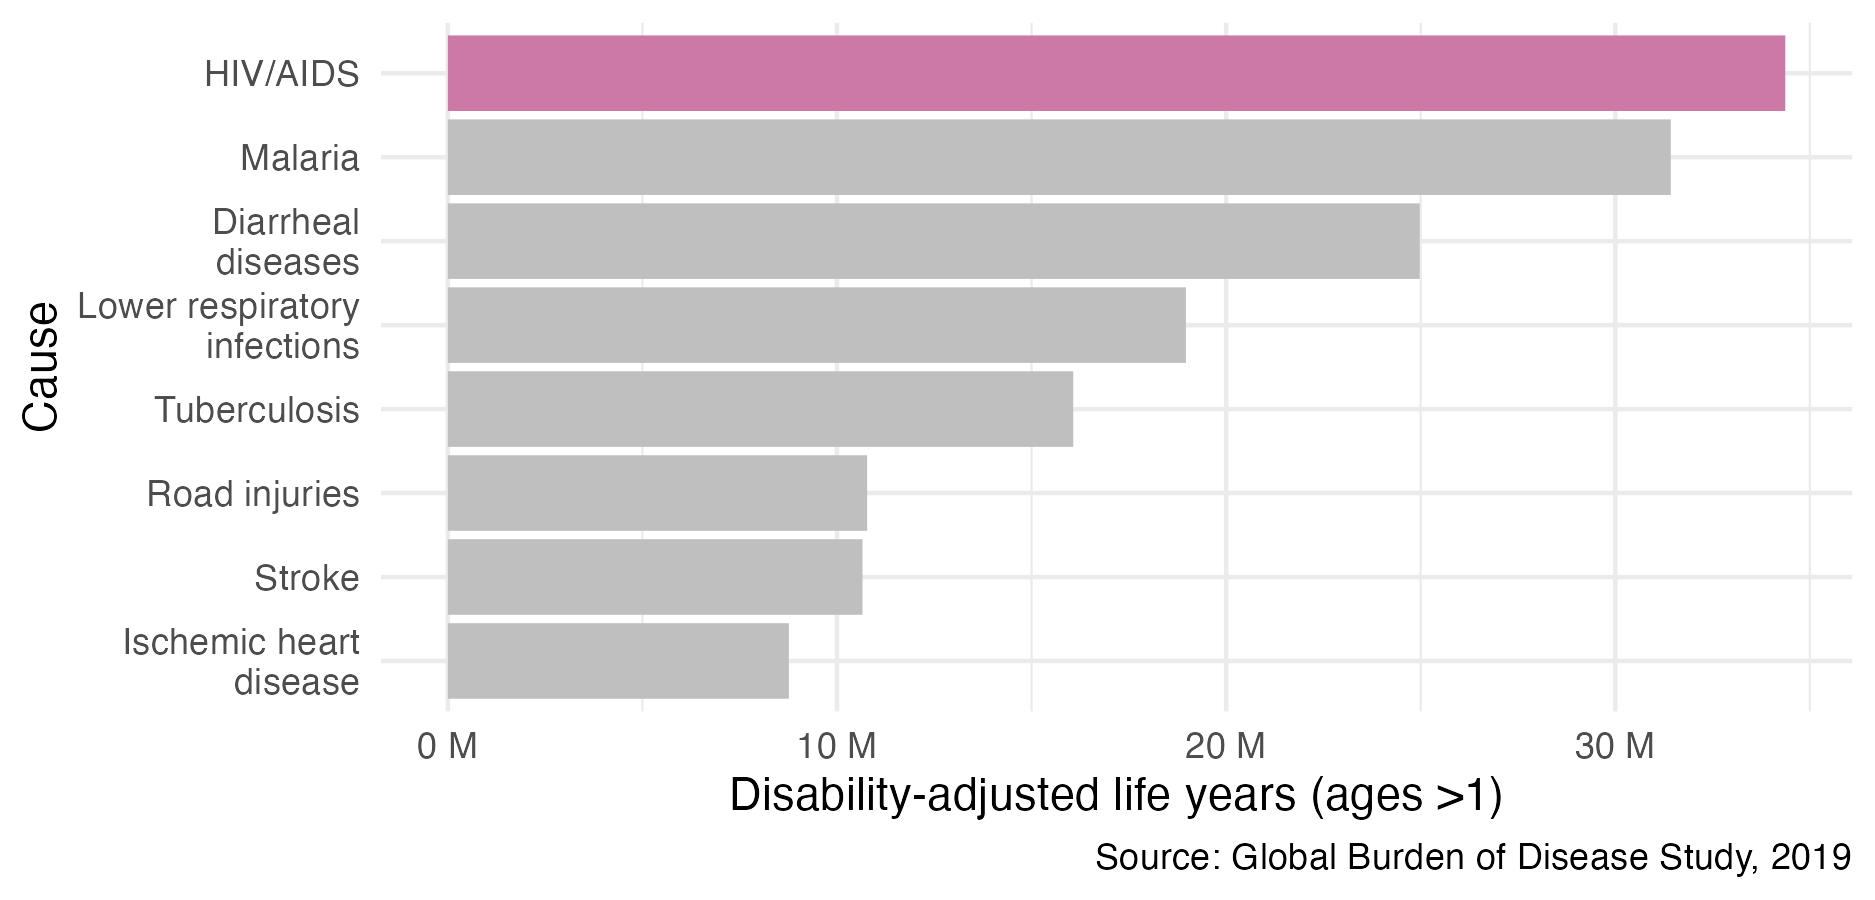

The R source for this figure:
library(readxl)
library(stringr)
library(tidyverse)
library(patchwork)

#' Obtained from https://www.healthdata.org/data-tools-practices/interactive-visuals/gbd-results
ihme <- readr::read_csv("resources/hiv-aids/IHME-GBD_2019_DATA-a295712c-1.csv")

unique(ihme$age_name)

ihme %>%
  filter(age_name != "28-364 days") %>%
  group_by(cause_name) %>%
  summarise(val = sum(val)) %>%
  arrange(desc(val)) %>%
  head(n = 8) %>%
  mutate(
    cause_name = fct_recode(
      cause_name,
      "Lower respiratory\ninfections" = "Lower respiratory infections",
      "Ischemic heart\ndisease" = "Ischemic heart disease",
      "Diarrheal\ndiseases" = "Diarrheal diseases"      
    ),
    is_hiv = ifelse(cause_name == "HIV/AIDS", TRUE, FALSE)
  ) %>%
  ggplot(aes(x = reorder(cause_name, val), y = val, fill = is_hiv)) +
    geom_col() +
    scale_y_continuous(labels = scales::unit_format(unit = "M", scale = 1e-6), limits = c(0, NA)) +
    scale_fill_manual(values = c("grey75", "#CC79A7")) +
    coord_flip() +
    guides(fill = "none") +
    labs(x = "", y = "Disability-adjusted life years (ages >1)", caption = "Source: Global Burden of Disease Study, 2019") +
    theme_minimal()

ggsave("figures/introduction/gbd.png", h = 3, w = 6.25)
